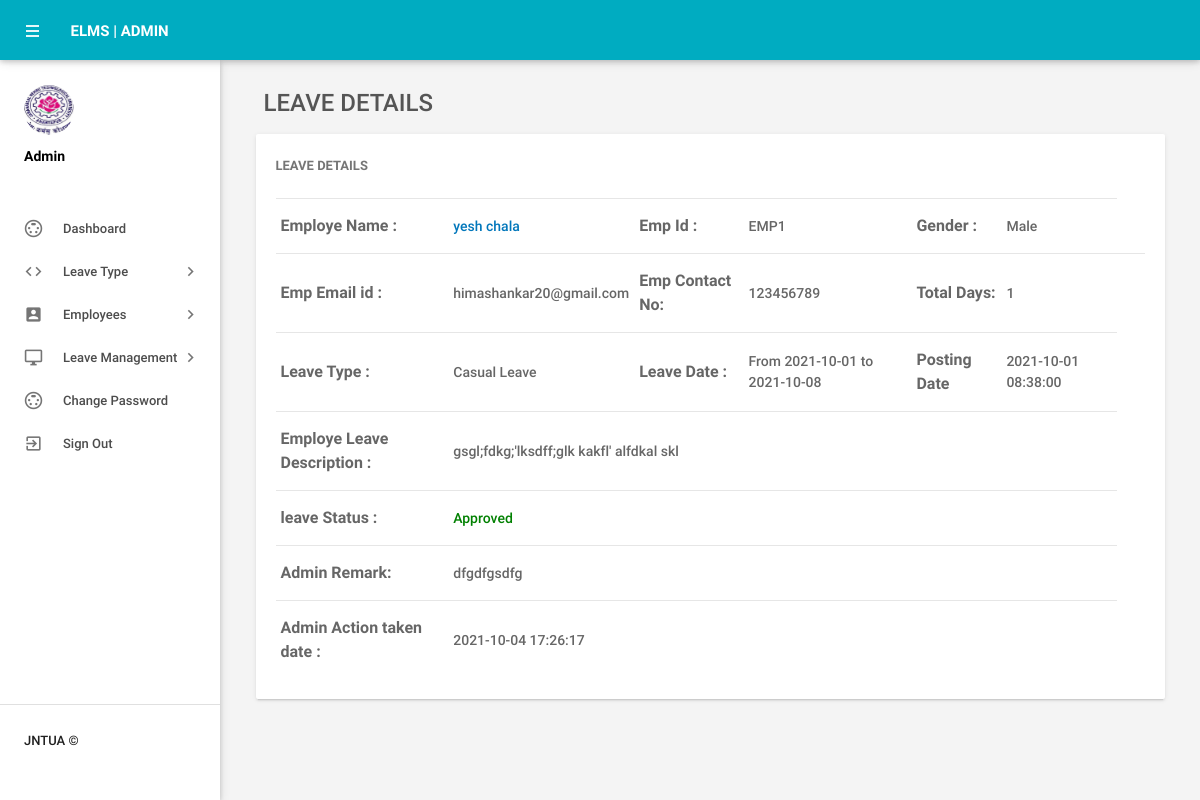
Page /elms/admin/leave-details.php?leaveid=36 (signed in) on the committed database.
### tables this page shows
CREATE TABLE `tblleaves` (
  `id` int(11) NOT NULL,
  `LeaveType` varchar(110) DEFAULT NULL,
  `ToDate` varchar(120) DEFAULT NULL,
  `FromDate` varchar(120) DEFAULT NULL,
  `Description` mediumtext DEFAULT NULL,
  `PostingDate` timestamp NOT NULL DEFAULT current_timestamp(),
  `AdminRemark` mediumtext DEFAULT NULL,
  `AdminRemarkDate` varchar(120) DEFAULT NULL,
  `Status` int(1) DEFAULT NULL,
  `IsRead` int(1) DEFAULT NULL,
  `TotalDays` int(200) NOT NULL,
  `empid` int(11) NOT NULL
);

CREATE TABLE `tblemployees` (
  `id` int(11) NOT NULL,
  `EmpId` varchar(100) NOT NULL,
  `FirstName` varchar(150) DEFAULT NULL,
  `LastName` varchar(150) DEFAULT NULL,
  `EmailId` varchar(200) DEFAULT NULL,
  `Password` varchar(180) DEFAULT NULL,
  `Gender` varchar(100) DEFAULT NULL,
  `Dob` varchar(100) DEFAULT NULL,
  `Department` varchar(255) DEFAULT NULL,
  `Address` varchar(255) DEFAULT NULL,
  `City` varchar(200) DEFAULT NULL,
  `Country` varchar(150) DEFAULT NULL,
  `Phonenumber` char(11) DEFAULT NULL,
  `Status` int(1) DEFAULT NULL,
  `RegDate` timestamp NULL DEFAULT current_timestamp()
);

### elms/admin/leave-details.php (the view, shortened to what this page needs)
<?php
include('includes/config.php');
if(strlen($_SESSION['alogin'])==0)
    {
header('location:index.php');
}
else{
 ?>
<!DOCTYPE html>
<html lang="en">
    <head>
        <link type="text/css" rel="stylesheet" href="../assets/plugins/materialize/css/materialize.min.css"/>
        <link href="../assets/plugins/material-preloader/css/materialPreloader.min.css" rel="stylesheet">
        <link href="../assets/plugins/datatables/css/jquery.dataTables.min.css" rel="stylesheet">
                <link href="../assets/plugins/google-code-prettify/prettify.css" rel="stylesheet" type="text/css"/>
        <link href="../assets/css/alpha.min.css" rel="stylesheet" type="text/css"/>
        <link href="../assets/css/custom.css" rel="stylesheet" type="text/css"/>
    </head>
    <body>
       <?php include('includes/header.php');?>
       <?php include('includes/sidebar.php');?>
            <main class="mn-inner">
                <div class="row">
                    <div class="col s12">
                        <div class="page-title" style="font-size:24px;">Leave Details</div>
                    </div>
                    <div class="col s12 m12 l12">
                        <div class="card">
                            <div class="card-content">
                                <span class="card-title">Leave Details</span>
                                <table id="example" class="display responsive-table ">
                                    <tbody>
<?php
$lid=intval($_GET['leaveid']);
$sql = "SELECT tblleaves.id as lid,tblemployees.FirstName,tblemployees.LastName,tblemployees.EmpId,tblemployees.id,tblemployees.Gender,tblemployees.Phonenumber,tblemployees.EmailId,tblleaves.LeaveType,tblleaves.TotalDays,tblleaves.ToDate,tblleaves.FromDate,tblleaves.Description,tblleaves.PostingDate,tblleaves.Status,tblleaves.AdminRemark,tblleaves.AdminRemarkDate from tblleaves join tblemployees on tblleaves.empid=tblemployees.id where tblleaves.id=:lid";
$query = $dbh -> prepare($sql);
$query->bindParam(':lid',$lid,PDO::PARAM_STR);
$query->execute();
$results=$query->fetchAll(PDO::FETCH_OBJ);
$cnt=1;
if($query->rowCount() > 0)
{
foreach($results as $result)
{
      ?>
                                        <tr>
                                            <td style="font-size:16px;"> <b>Employe Name :</b></td>
                                              <td><a href="editemployee.php?empid=<?php echo htmlentities($result->id);?>" target="_blank">
                                                <?php echo htmlentities($result->FirstName." ".$result->LastName);?></a></td>
                                              <td style="font-size:16px;"><b>Emp Id :</b></td>
                                              <td><?php echo htmlentities($result->EmpId);?></td>
                                              <td style="font-size:16px;"><b>Gender :</b></td>
                                              <td><?php echo htmlentities($result->Gender);?></td>
                                          </tr>
                                          <tr>
                                             <td style="font-size:16px;"><b>Emp Email id :</b></td>
                                            <td><?php echo htmlentities($result->EmailId);?></td>
                                             <td style="font-size:16px;"><b>Emp Contact No:</b></td>
                                            <td><?php echo htmlentities($result->Phonenumber);?></td>
                                            <td style="font-size:16px;"><b>Total Days: </b></td>
                                           <td><?php echo htmlentities($result->TotalDays);?></td>
                                            <td>&nbsp;</td>
                                             <td>&nbsp;</td>
                                        </tr>
  <tr>
                                             <td style="font-size:16px;"><b>Leave Type :</b></td>
                                            <td><?php echo htmlentities($result->LeaveType);?></td>
                                             <td style="font-size:16px;"><b>Leave Date :</b></td>
                                            <td>From <?php echo htmlentities($result->FromDate);?> to <?php echo htmlentities($result->ToDate);?></td>
                                            <td style="font-size:16px;"><b>Posting Date</b></td>
                                           <td><?php echo htmlentities($result->PostingDate);?></td>
                                        </tr>
<tr>
                                             <td style="font-size:16px;"><b>Employe Leave Description : </b></td>
                                            <td colspan="5"><?php echo htmlentities($result->Description);?></td>
                                        </tr>
<tr>
<td style="font-size:16px;"><b>leave Status :</b></td>
<td colspan="5"><?php $stats=$result->Status;
if($stats==1){
?>
<span style="color: green">Approved</span>
 <?php } if($stats==2)  { ?>
<span style="color: red">Not Approved</span>
<?php } if($stats==0)  { ?>
 <span style="color: blue">waiting for approval</span>
 <?php } ?>
</td>
</tr>
<tr>
<td style="font-size:16px;"><b>Admin Remark: </b></td>
<td colspan="5"><?php
if($result->AdminRemark==""){
  echo "waiting for Approval";
}
else{
echo htmlentities($result->AdminRemark);
}
?></td>
 </tr>
 <tr>
<td style="font-size:16px;"><b>Admin Action taken date : </b></td>
<td colspan="5"><?php
if($result->AdminRemarkDate==""){
  echo "NA";
}
else{
echo htmlentities($result->AdminRemarkDate);
}
?></td>
 </tr>
                                         <?php $cnt++;} }?>
                                    </tbody>
                                </table>
                            </div>
                        </div>
                    </div>
                </div>
            </main>
        </div>
        <div class="left-sidebar-hover"></div>
    </body>
</html>
<?php } ?>

### rows in the picture
tblleaves: tblemployees.FirstName+LastName "yesh chala", tblemployees.EmpId "EMP1", tblemployees.Gender "Male", tblemployees.EmailId "himashankar20@gmail.com", tblemployees.Phonenumber "123456789", TotalDays "1", LeaveType "Casual Leave", FromDate "2021-10-01", ToDate "2021-10-08", PostingDate "2021-10-01 08:38:00", Description "gsgl;fdkg;'lksdff;glk kakfl' alfdkal skl", Status "Approved", AdminRemark "dfgdfgsdfg", AdminRemarkDate "2021-10-04 17:26:17"
